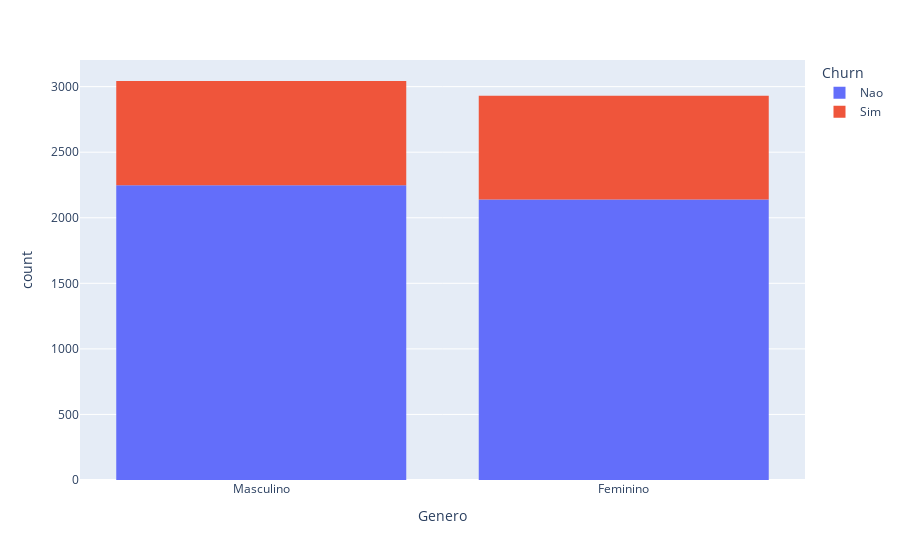

The notebook cell this image was saved under:
### Code cell
graph = px .histogram(table, x = "Genero", color = "Churn")
graph.show()

### Figure 1 — Plotly figure (JSON) as saved in the notebook; plotly's stock layout.template omitted (floating-point values rounded to 4 significant figures; data arrays with more than 128 entries replaced by an {"elided": "..."} marker saying what was removed)
{"data": [{"alignmentgroup": "True", "bingroup": "x", "hovertemplate": "Churn=Nao<br>Genero=%{x}<br>count=%{y}<extra></extra>", "legendgroup": "Nao", "marker": {"color": "#636efa", "pattern": {"shape": ""}}, "name": "Nao", "offsetgroup": "Nao", "orientation": "v", "showlegend": true, "type": "histogram", "x": {"elided": "4387 str values"}, "xaxis": "x", "yaxis": "y"}, {"alignmentgroup": "True", "bingroup": "x", "hovertemplate": "Churn=Sim<br>Genero=%{x}<br>count=%{y}<extra></extra>", "legendgroup": "Sim", "marker": {"color": "#EF553B", "pattern": {"shape": ""}}, "name": "Sim", "offsetgroup": "Sim", "orientation": "v", "showlegend": true, "type": "histogram", "x": {"elided": "1587 str values"}, "xaxis": "x", "yaxis": "y"}], "layout": {"barmode": "relative", "legend": {"title": {"text": "Churn"}, "tracegroupgap": 0}, "margin": {"t": 60}, "xaxis": {"anchor": "y", "domain": [0, 1], "title": {"text": "Genero"}}, "yaxis": {"anchor": "x", "domain": [0, 1], "title": {"text": "count"}}}}
